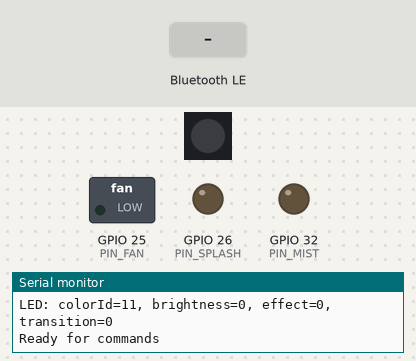
This program was run on a simulated ESP32. Parts: 1 RGB LEDs in strip order, left to right, switched loads named in the program (green lamp = pin HIGH), output pins drawn as LEDs (lit = HIGH), the last lines printed to the serial monitor. Dashed ring = blinking. Inputs (shaded band) come from the test bench. The strip is taken to match the declared colour order; nothing arrives over Bluetooth unless stated; a phone connects over Bluetooth LE 3 s after start.

Above: at 2.4 s.
2.5 s: Bluetooth LE write "FAN,1" received
At 3.7 s:
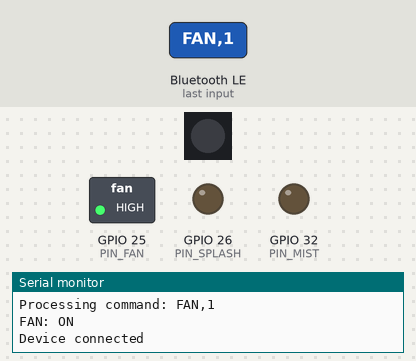
4.0 s: Bluetooth LE write "MIST,1" received
At 4.36 s:
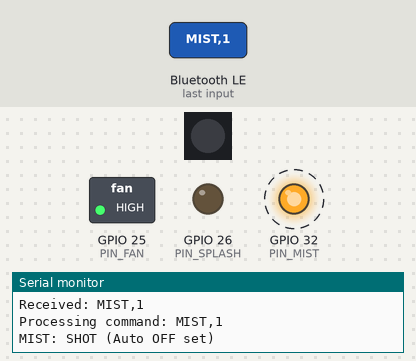
5.9 s: Bluetooth LE write "FAN,0" received
At 6.5 s:
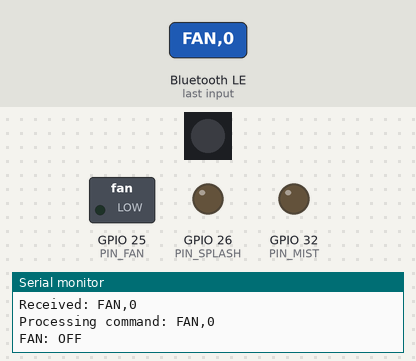
7.4 s: Bluetooth LE write "MIST,1" received
At 7.76 s:
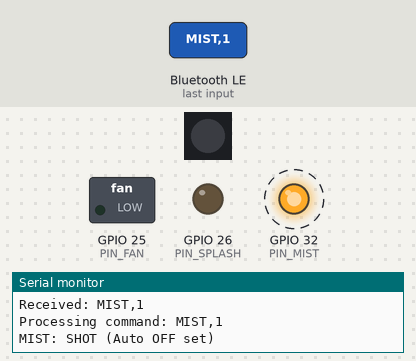
Timing chart, 0 to 10.3 s (numbered marks = the images above; inputs shaded):
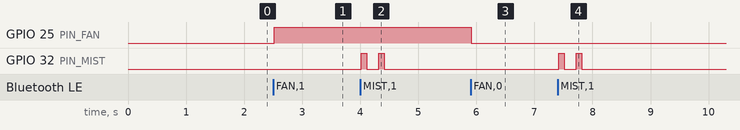

The program:

main.cpp
```cpp
/**
 * 4D@HOME EffectStation ESP32 ファームウェア
 * 4DHOME_STATION_CONTROL.ino準拠の実装（BLE対応版）
 *
 * BLE経由でコマンドを受信し、以下のエフェクトを制御:
 * - FAN (ファン): "FAN,0" / "FAN,1"
 * - SPLASH (水噴射): "SPLASH"
 * - MIST (ミスト): "MIST,0" / "MIST,1" / "MIST,2"
 * - LED (NeoPixel RGBW): "LED,colorId,brightness,effect,transition"
 */

#include <Arduino.h>
#include <BLEDevice.h>
#include <BLEServer.h>
#include <BLEUtils.h>
#include <BLE2902.h>
#include <Adafruit_NeoPixel.h>

// ==========================================
// 1. ピン定義 (Pin Definitions)
// ==========================================
#define PIN_FAN       25    // 風 (ON/OFF)
#define PIN_SPLASH    26    // 水しぶき (一瞬)
#define PIN_LED       27    // LED (RGBW NeoPixel)
#define PIN_MIST      32    // ミスト (NPNトランジスタ経由)
#define NUM_LEDS      1     // LEDの数（元の仕様に合わせる）

// === BLE UUIDs ===
#define SERVICE_UUID        "4D580001-0000-1000-8000-00805F9B34FB"
#define COMMAND_CHAR_UUID   "4D580002-0000-1000-8000-00805F9B34FB"
#define STATUS_CHAR_UUID    "4D580003-0000-1000-8000-00805F9B34FB"

// ==========================================
// 2. 状態管理変数 (State Variables)
// ==========================================

// === グローバル変数 ===
BLEServer* pServer = nullptr;
BLECharacteristic* pCommandChar = nullptr;
BLECharacteristic* pStatusChar = nullptr;

// LED初期化 (RGBW, 800kHz) - 元の仕様に合わせる
Adafruit_NeoPixel strip(NUM_LEDS, PIN_LED, NEO_RGBW + NEO_KHZ800);

// --- 色テーブル (RGBW形式) ---
uint32_t colors[12];

bool deviceConnected = false;
bool oldDeviceConnected = false;

// --- 水しぶき (Splash) ---
unsigned long splashStartTime = 0;
bool splashActive = false;
const int SPLASH_DURATION = 200;  // 水が出る時間(ms)

// --- ミスト (Mist) ---
// ミスト基盤は「1回押すとON、もう一度押すとOFF」のトグル動作
bool isMistOn = false;      // ESP32が把握しているミストの状態
int mistAutoOffMode = 0;    // 0:なし, 1:自動OFF待ち
unsigned long mistStartTime = 0;
const int MIST_DURATION = 100;  // 一瞬モードの時間(ms) - 元の仕様

// --- LED ---
int ledTargetColorIdx = 11;  // 目標の色ID
int ledBrightnessMode = 0;   // 0:なし, 1:弱, 2:強
int ledEffect = 0;           // 0:点灯, 1:点滅, 2:呼吸
int ledTransition = 0;       // 0:一瞬, 1:フェード

unsigned long lastLedUpdate = 0;
// 現在の色の値 (フェード計算用)
float currentR = 0, currentG = 0, currentB = 0, currentW = 0;

// 現在のエフェクト状態（BLEステータス通知用）
struct EffectState {
    bool fanOn = false;
    bool splashActive = false;
    int mistMode = 0;
    uint8_t colorId = 11;
    uint8_t brightness = 0;
    int ledEffect = 0;
} currentState;

// ==========================================
// 3. 色定義 (Color Setup)
// ==========================================
void setupColors() {
    // フォーマット: strip.Color(R, G, B, W) - 元の仕様に合わせる
    colors[0]  = strip.Color(255, 20, 100, 0);   // 0: ピンク (PINK)
    colors[1]  = strip.Color(255, 0, 0, 0);      // 1: 赤 (RED)
    colors[2]  = strip.Color(255, 100, 0, 0);    // 2: オレンジ (ORANGE)
    colors[3]  = strip.Color(255, 255, 0, 0);    // 3: 黄色 (YELLOW)
    colors[4]  = strip.Color(150, 255, 0, 0);    // 4: 黄緑 (YELLOW_GREEN)
    colors[5]  = strip.Color(0, 255, 0, 0);      // 5: 緑 (GREEN)
    colors[6]  = strip.Color(0, 100, 0, 0);      // 6: 深緑 (DARK_GREEN)
    colors[7]  = strip.Color(0, 255, 255, 0);    // 7: 水色 (CYAN)
    colors[8]  = strip.Color(0, 0, 255, 0);      // 8: 青 (BLUE)
    colors[9]  = strip.Color(150, 0, 255, 0);    // 9: 紫 (PURPLE)
    colors[10] = strip.Color(0, 0, 0, 255);      // 10: 白 (WHITE - Wチャンネルのみ)
    colors[11] = strip.Color(0, 0, 0, 0);        // 11: なし (OFF)
}

// デバイス名生成
String getDeviceName() {
    uint8_t mac[6];
    esp_read_mac(mac, ESP_MAC_BT);
    char name[16];
    sprintf(name, "4D_ES_%02X%02X", mac[4], mac[5]);
    return String(name);
}

// ==========================================
// 4. ミストボタン制御 (Click Simulation)
// ==========================================
// タクトスイッチを一回「カチッ」と押す動作を再現
void clickMistButton() {
    digitalWrite(PIN_MIST, HIGH);  // 押す
    delay(100);                    // 0.1秒キープ
    digitalWrite(PIN_MIST, LOW);   // 離す
    delay(100);                    // 連続入力防止
}

// ==========================================
// 5. エフェクト制御関数
// ==========================================

void setFan(bool on) {
    currentState.fanOn = on;
    digitalWrite(PIN_FAN, on ? HIGH : LOW);
    Serial.printf("FAN: %s\n", on ? "ON" : "OFF");
}

void triggerSplash() {
    splashActive = true;
    splashStartTime = millis();
    digitalWrite(PIN_SPLASH, HIGH);
    currentState.splashActive = true;
    Serial.println("SPLASH triggered");
}

void updateSplash() {
    if (splashActive) {
        if (millis() - splashStartTime >= SPLASH_DURATION) {
            digitalWrite(PIN_SPLASH, LOW);
            splashActive = false;
            currentState.splashActive = false;
        }
    }
}

void setMist(int reqMode) {
    currentState.mistMode = reqMode;

    if (reqMode == 1) {  // 一瞬モード
        if (!isMistOn) {
            clickMistButton();  // OFFならONにする
            isMistOn = true;
        }
        mistAutoOffMode = 1;  // タイマーセット
        mistStartTime = millis();
        Serial.println("MIST: SHOT (Auto OFF set)");
    }
    else if (reqMode == 2) {  // 継続モード
        mistAutoOffMode = 0;  // タイマー解除
        if (!isMistOn) {
            clickMistButton();  // OFFならONにする
            isMistOn = true;
            Serial.println("MIST: ON (Continuous)");
        } else {
            Serial.println("MIST: already ON");
        }
    }
    else {  // OFFモード
        mistAutoOffMode = 0;
        if (isMistOn) {
            clickMistButton();  // ONならOFFにする
            isMistOn = false;
            Serial.println("MIST: OFF");
        } else {
            Serial.println("MIST: already OFF");
        }
    }
}

void updateMist() {
    if (mistAutoOffMode == 1) {
        if (millis() - mistStartTime >= MIST_DURATION) {
            // 時間が来たらOFFにする
            if (isMistOn) {
                clickMistButton();
                isMistOn = false;
                currentState.mistMode = 0;
                Serial.println("AUTO: Mist Timer OFF");
            }
            mistAutoOffMode = 0;
        }
    }
}

void setLedColor(uint8_t colorId, uint8_t brightnessLevel, int effect, int transition) {
    if (colorId >= 12) colorId = 11;  // 無効なIDはOFF
    if (brightnessLevel >= 3) brightnessLevel = 2;

    ledTargetColorIdx = colorId;
    ledBrightnessMode = brightnessLevel;
    ledEffect = effect;
    ledTransition = transition;

    currentState.colorId = colorId;
    currentState.brightness = brightnessLevel;
    currentState.ledEffect = effect;

    // 「一瞬切り替え」なら、現在値を即座に目標値にする
    if (ledTransition == 0) {
        uint32_t c = colors[ledTargetColorIdx];
        // 強さが0(なし)なら黒にする
        if (ledBrightnessMode == 0) c = colors[11];

        currentR = (uint8_t)(c >> 16);
        currentG = (uint8_t)(c >> 8);
        currentB = (uint8_t)(c);
        currentW = (uint8_t)(c >> 24);
    }

    Serial.printf("LED: colorId=%d, brightness=%d, effect=%d, transition=%d\n",
                  colorId, brightnessLevel, effect, transition);
}

void updateLED() {
    unsigned long now = millis();
    // 30msごとに更新 (滑らかなアニメーションのため)
    if (now - lastLedUpdate < 30) return;
    lastLedUpdate = now;

    // 目標色の取得
    uint32_t targetColorRaw = colors[ledTargetColorIdx];
    if (ledBrightnessMode == 0) targetColorRaw = colors[11];  // 強さ0なら消灯

    float tR = (uint8_t)(targetColorRaw >> 16);
    float tG = (uint8_t)(targetColorRaw >> 8);
    float tB = (uint8_t)(targetColorRaw);
    float tW = (uint8_t)(targetColorRaw >> 24);

    // フェード処理 (Transition)
    if (ledTransition == 1) {
        float step = 10.0;  // 変化のスピード
        if (currentR < tR) currentR += step; else if (currentR > tR) currentR -= step;
        if (currentG < tG) currentG += step; else if (currentG > tG) currentG -= step;
        if (currentB < tB) currentB += step; else if (currentB > tB) currentB -= step;
        if (currentW < tW) currentW += step; else if (currentW > tW) currentW -= step;

        // 行き過ぎ補正
        if (abs(currentR - tR) < step) currentR = tR;
        if (abs(currentG - tG) < step) currentG = tG;
        if (abs(currentB - tB) < step) currentB = tB;
        if (abs(currentW - tW) < step) currentW = tW;
    } else {
        // 一瞬切り替えの場合はすでにsetLedColorでセット済みだが念のため
        currentR = tR; currentG = tG; currentB = tB; currentW = tW;
    }

    // エフェクト計算 (点滅・呼吸)
    float brightnessFactor = 1.0;

    // 強さ係数
    if (ledBrightnessMode == 1) brightnessFactor = 0.2;       // 弱
    else if (ledBrightnessMode == 2) brightnessFactor = 1.0;  // 強
    else brightnessFactor = 0.0;                              // なし

    // エフェクト
    if (ledEffect == 1) {  // 点滅 (Blink)
        if ((now / 250) % 2 == 0) brightnessFactor = 0;
    }
    else if (ledEffect == 2) {  // 呼吸 (Breathe)
        float val = (sin(now / 300.0) + 1.0) / 2.0;
        brightnessFactor *= val;
    }

    // 最終出力
    uint8_t finalR = (uint8_t)(currentR * brightnessFactor);
    uint8_t finalG = (uint8_t)(currentG * brightnessFactor);
    uint8_t finalB = (uint8_t)(currentB * brightnessFactor);
    uint8_t finalW = (uint8_t)(currentW * brightnessFactor);

    strip.setPixelColor(0, strip.Color(finalR, finalG, finalB, finalW));
    strip.show();
}

void allOff() {
    setFan(false);
    setMist(0);
    setLedColor(11, 0, 0, 0);
    Serial.println("All effects OFF");
}

// ==========================================
// 6. ステータス送信
// ==========================================
void sendStatus() {
    if (deviceConnected && pStatusChar != nullptr) {
        uint8_t status[8] = {
            (uint8_t)(currentState.fanOn ? 1 : 0),
            (uint8_t)(currentState.splashActive ? 1 : 0),
            (uint8_t)currentState.mistMode,
            currentState.colorId,
            currentState.brightness,
            (uint8_t)currentState.ledEffect,
            0x00,
            0x00
        };
        pStatusChar->setValue(status, 8);
        pStatusChar->notify();
    }
}

// ==========================================
// 7. 文字列コマンド処理（BLE経由）
// ==========================================
void processStringCommand(const String& cmd) {
    Serial.printf("Processing command: %s\n", cmd.c_str());

    // コマンドをカンマで分割
    int firstComma = cmd.indexOf(',');
    String cmdType = (firstComma > 0) ? cmd.substring(0, firstComma) : cmd;
    cmdType.trim();
    cmdType.toUpperCase();

    if (cmdType == "FAN") {
        if (firstComma > 0) {
            int value = cmd.substring(firstComma + 1).toInt();
            setFan(value != 0);
        }
    }
    else if (cmdType == "SPLASH") {
        triggerSplash();
    }
    else if (cmdType == "MIST") {
        if (firstComma > 0) {
            int mode = cmd.substring(firstComma + 1).toInt();
            setMist(mode);
        }
    }
    else if (cmdType == "LED") {
        // LED,colorId,brightness,effect,transition
        int values[4] = {11, 0, 0, 0};  // デフォルト値
        int idx = 0;
        int start = firstComma + 1;

        for (int i = start; i < cmd.length() && idx < 4; i++) {
            int comma = cmd.indexOf(',', i);
            if (comma < 0) comma = cmd.length();
            values[idx++] = cmd.substring(i, comma).toInt();
            i = comma;
        }

        setLedColor(values[0], values[1], values[2], values[3]);
    }
    else if (cmdType == "OFF" || cmdType == "ALL_OFF") {
        allOff();
    }
    else {
        Serial.printf("Unknown command: %s\n", cmdType.c_str());
    }

    sendStatus();
}

// ==========================================
// 8. BLEコールバック
// ==========================================
class ServerCallbacks : public BLEServerCallbacks {
    void onConnect(BLEServer* pServer) {
        deviceConnected = true;
        Serial.println("Device connected");
    }

    void onDisconnect(BLEServer* pServer) {
        deviceConnected = false;
        Serial.println("Device disconnected");

        // 安全のため全エフェクトOFF
        allOff();
    }
};

class CommandCallbacks : public BLECharacteristicCallbacks {
    void onWrite(BLECharacteristic* pCharacteristic) {
        std::string stdValue = pCharacteristic->getValue();
        String value = String(stdValue.c_str());
        if (value.length() > 0) {
            Serial.printf("Received: ");
            for (int i = 0; i < value.length(); i++) {
                Serial.printf("%c", value[i]);
            }
            Serial.println();

            // 文字列コマンドとして処理
            processStringCommand(value);
        }
    }
};

// ==========================================
// 9. セットアップ
// ==========================================
void setup() {
    Serial.begin(115200);
    Serial.println("===================================");
    Serial.println(" 4DX@HOME EffectStation - BLE Mode");
    Serial.println("===================================");

    // ピン設定（元の仕様に合わせてdigitalWrite制御）
    pinMode(PIN_FAN, OUTPUT);
    pinMode(PIN_SPLASH, OUTPUT);
    pinMode(PIN_MIST, OUTPUT);

    // 初期化 (すべてOFF)
    digitalWrite(PIN_FAN, LOW);
    digitalWrite(PIN_SPLASH, LOW);
    digitalWrite(PIN_MIST, LOW);  // ボタンは離した状態

    // NeoPixel初期化
    strip.begin();
    strip.show();
    setupColors();  // 色定義の読み込み

    // 初期状態: 全OFF
    allOff();

    // BLE初期化
    String deviceName = getDeviceName();
    Serial.printf("Device name: %s\n", deviceName.c_str());

    BLEDevice::init(deviceName.c_str());

    // サーバー作成
    pServer = BLEDevice::createServer();
    pServer->setCallbacks(new ServerCallbacks());

    // サービス作成
    BLEService* pService = pServer->createService(SERVICE_UUID);

    // Command Characteristic (Write)
    pCommandChar = pService->createCharacteristic(
        COMMAND_CHAR_UUID,
        BLECharacteristic::PROPERTY_WRITE |
        BLECharacteristic::PROPERTY_WRITE_NR
    );
    pCommandChar->setCallbacks(new CommandCallbacks());

    // Status Characteristic (Notify)
    pStatusChar = pService->createCharacteristic(
        STATUS_CHAR_UUID,
        BLECharacteristic::PROPERTY_READ |
        BLECharacteristic::PROPERTY_NOTIFY
    );
    pStatusChar->addDescriptor(new BLE2902());

    // サービス開始
    pService->start();

    // アドバタイジング開始
    BLEAdvertising* pAdvertising = BLEDevice::getAdvertising();
    pAdvertising->addServiceUUID(SERVICE_UUID);
    pAdvertising->setScanResponse(true);
    pAdvertising->setMinPreferred(0x06);
    pAdvertising->setMinPreferred(0x12);
    BLEDevice::startAdvertising();

    Serial.println("BLE advertising started");

    // 起動完了表示（LED緑点滅）
    for (int i = 0; i < 3; i++) {
        setLedColor(5, 2, 0, 0);  // GREEN, 強
        delay(200);
        setLedColor(11, 0, 0, 0);  // OFF
        delay(200);
    }

    Serial.println("Ready for commands");
}

// ==========================================
// 10. メインループ
// ==========================================
void loop() {
    // 各機能の自動処理 (時間管理)
    updateSplash();
    updateMist();
    updateLED();

    // 再接続処理
    if (!deviceConnected && oldDeviceConnected) {
        delay(500);  // Bluetoothスタックに時間を与える
        BLEDevice::startAdvertising();
        Serial.println("Advertising restarted");
        oldDeviceConnected = deviceConnected;
    }

    if (deviceConnected && !oldDeviceConnected) {
        oldDeviceConnected = deviceConnected;
    }

    delay(10);
}
```

Measured:
- after the input at 2.5 s, GPIO 25 (PIN_FAN): LOW → HIGH at once
- after the input at 4.0 s, GPIO 32 (PIN_MIST): alternates HIGH for 0.10 s and LOW for 0.20 s, 4 changes in all, then stays LOW, starting at once
- after the input at 5.9 s, GPIO 25 (PIN_FAN): HIGH → LOW at once
- after the input at 7.4 s, GPIO 32 (PIN_MIST): alternates HIGH for 0.10 s and LOW for 0.20 s, 4 changes in all, then stays LOW, starting at once
